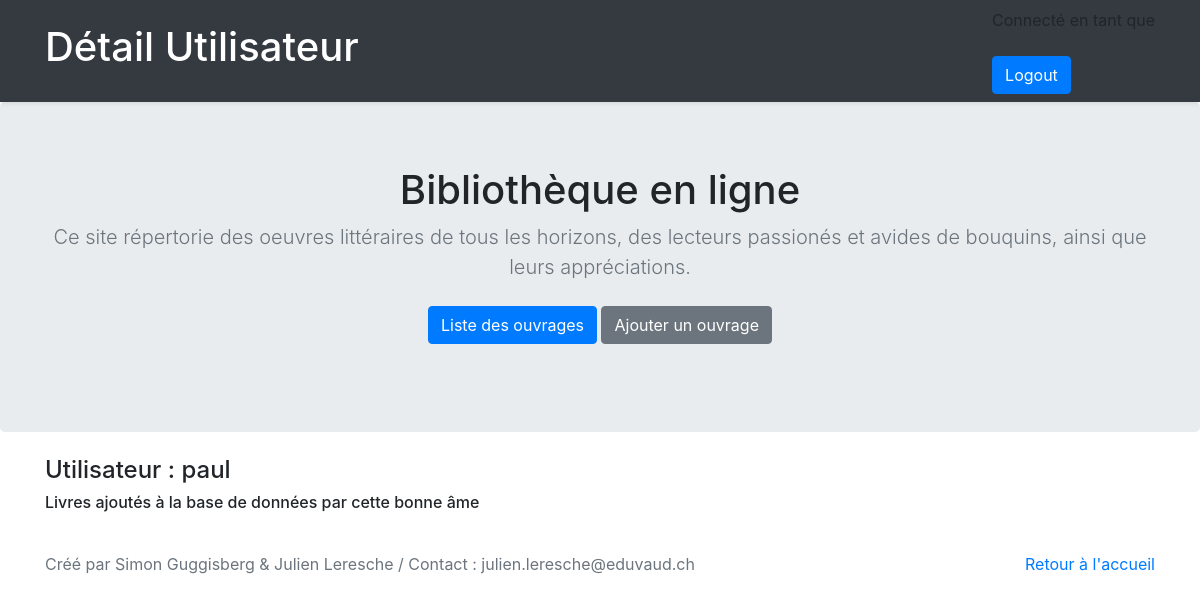
The app's page /controller/userDetail.php?idUser=1 (signed in), older data.
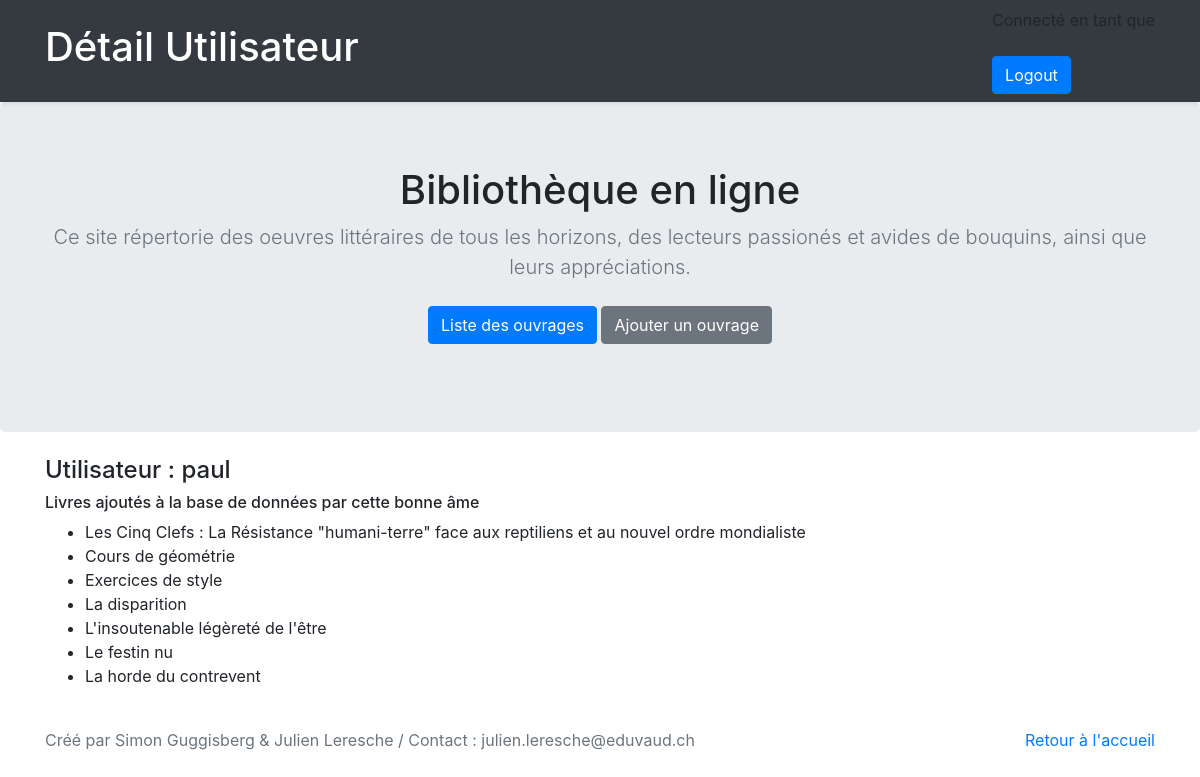
The same page, newer data.
### tables this page shows
CREATE TABLE `t_book` (
  `idBook` int(11) NOT NULL,
  `booTitle` varchar(200) NOT NULL,
  `booNbrPages` int(11) NOT NULL,
  `booExcerptLink` varchar(50) NOT NULL,
  `booSummary` varchar(200) NOT NULL,
  `booYearEdited` int(11) NOT NULL,
  `booAverageNotes` float NOT NULL,
  `booCoverLink` varchar(50) NOT NULL,
  `idAuthor` int(11) NOT NULL,
  `idUser` int(11) NOT NULL,
  `idEditor` int(11) NOT NULL,
  `idCategory` int(11) NOT NULL
);

### model/database.php (called while the page is built, shortened)
<?php
class Database
{
    private $connector;
    public function __construct()
    {
        try {
            $host = $GLOBALS['database']['host'];
            $dbname = $GLOBALS['database']['dbname'];
            $charset = $GLOBALS['database']['charset'];
            $username = $GLOBALS['database']['username'];
            $password = $GLOBALS['database']['password'];
            $this->connector = new PDO('mysql:host=' . $host . ';dbname=' . $dbname . ';charset=' . $charset . '', $username, $password);
        } catch (PDOException $e) {
            die('Erreur : ' . $e->getMessage());
        }
    }
    private function querySimpleExecute($query)
    {
        $req = $this->connector->query($query);
        return $req;
    }
    private function formatData($req)
    {
        return $req->fetchALL(PDO::FETCH_ASSOC);
    }
    function getUsernameByUserId($userId): string
    {
        $req = $this->querySimpleExecute("select usePseudo from t_user where idUser = $userId");
        $result = $this->formatData($req)[0]['usePseudo'];
        return $result;
    }
    function getBooksByUserId(int $userId): array
    {
        $req = $this->querySimpleExecute("select * from t_book where idUser = $userId");
        $result = $this->formatData($req);
        return $result;
    }
}

### controller/userDetail.php (the view, shortened to what this page needs)
<?php
include_once 'functions.php';
include_once '../model/Database.php';
$database = new Database();
if(isset($_SESSION['isConnected']))
{
    if (key_exists('idUser', $_GET)) {
        echo '<div class="container"><br>
                    <h4>Utilisateur : ' . $database->getUsernameByUserId($_GET['idUser']) . '</h4>
                    <h6>Livres ajoutés à la base de données par cette bonne âme</h6>
                    <ul>';
        $books = $database->getBooksByUserId($_GET['idUser']);
        foreach ($books as $book) {
            echo '<li>' . $book['booTitle'] . '</li>';
        }
        echo '</ul><br></div>';
    }
} else {
    $view = file_get_contents('../view/page/forbiddenAccessMessage.html');
    ob_start();
    eval('?>' . $view);
    echo ob_get_clean();
}

Row changes from the older to the newer data that the page shows:
now on this page (row edited): t_book: booTitle "Les Cinq Clefs : La Résistance \"humani-terre\" face aux reptiliens et au nouvel ordre mondialiste"
added t_book: booTitle "Cours de géométrie"
added t_book: booTitle "Exercices de style"
added t_book: booTitle "La disparition"
added t_book: booTitle "L'insoutenable légèreté de l'être"
added t_book: booTitle "Le festin nu"
added t_book: booTitle "La horde du contrevent"
